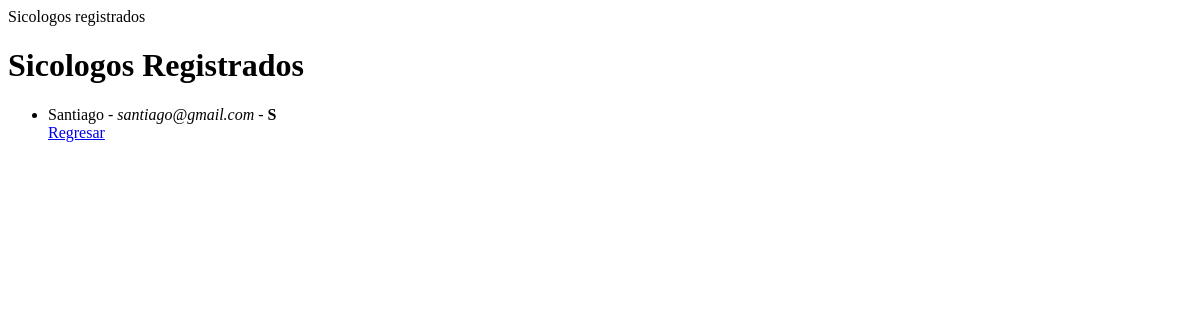
The app's page /visualizarsicologo/ (signed in), older data.
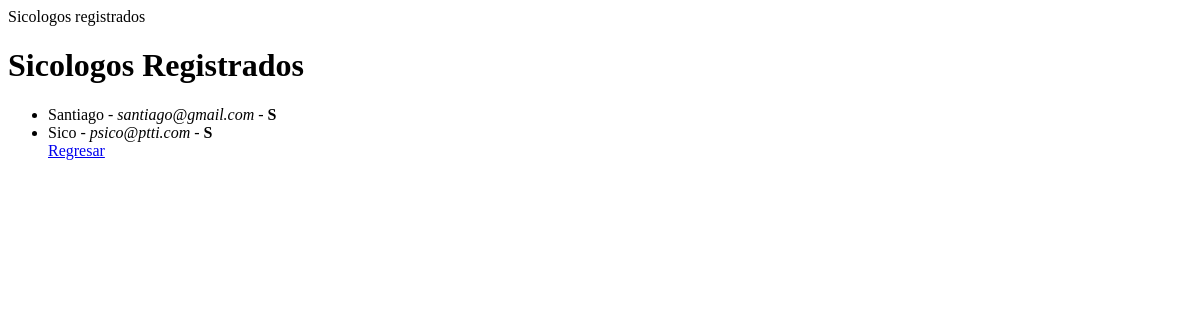
The same page, newer data.
### ptti/models.py (models this page shows)
class Usuario(AbstractUser):
	class Meta:
		db_table = 'auth_user'
	TIPO_USUARIO = (
		("A", "Administrador"),
		("S", "Sicologo"),
		("E", "Estudiante"),
	)
	TIPO_DE_DOCUMENTO = (
		("C.C", "Cedula de ciudadania"),
		("T.I", "Tarjeta de identidad"),
	)
	TIPO_DE_GENERO = (
		("M", "Masculino"),
		("F", "Femenino")
	)
	tipo_usuario = models.CharField(max_length=15, choices=TIPO_USUARIO)
	tipo_genero = models.CharField(max_length=10, choices=TIPO_DE_GENERO)
	tipo_documento = models.CharField(max_length=20, choices=TIPO_DE_DOCUMENTO)
	documento = models.CharField(max_length=10)
	direccion = models.CharField(max_length=20)
	telefono = models.CharField(max_length = 12)
	fecha_nacimiento = models.DateField(null=True, blank=True)

class Sicologo(Usuario):
	class Meta:
		verbose_name = "Sicologo"

class Usuario(AbstractUser):
	class Meta:
		db_table = 'auth_user'
	TIPO_USUARIO = (
		("A", "Administrador"),
		("S", "Sicologo"),
		("E", "Estudiante"),
	)
	TIPO_DE_DOCUMENTO = (
		("C.C", "Cedula de ciudadania"),
		("T.I", "Tarjeta de identidad"),
	)
	TIPO_DE_GENERO = (
		("M", "Masculino"),
		("F", "Femenino")
	)
	tipo_usuario = models.CharField(max_length=15, choices=TIPO_USUARIO)
	tipo_genero = models.CharField(max_length=10, choices=TIPO_DE_GENERO)
	tipo_documento = models.CharField(max_length=20, choices=TIPO_DE_DOCUMENTO)
	documento = models.CharField(max_length=10)
	direccion = models.CharField(max_length=20)
	telefono = models.CharField(max_length = 12)
	fecha_nacimiento = models.DateField(null=True, blank=True)

### ptti/views.py (the view)
# urls.py: url(r'^visualizarsicologo/$', visualizar_sicologo, name="visualizar_estudiante"),
@login_required(login_url='/login/')
def visualizar_sicologo(request):
    usuarios = Sicologo.objects.all()
    return render(request,'visualizar_sicologo.html',{'usuarios':usuarios})

### templates/visualizar_sicologo.html (shortened to what this page needs)
{% block encabezado %}
  <h1>Sicologos Registrados</h1>
<ul>
	{% for dato in usuarios %}
  	<li>{{dato.username|capfirst}} - <em>{{dato.email}}</em> - <b>{{dato.tipo_usuario}}</b></li>
  	{% empty %}
  	<li>No hay usuarios registrados, aún.</li>
	{% endfor %}
	<a href="javascript:history.go(-1)">Regresar</a>
</ul>
{% endblock %}

Row changes from the older to the newer data that the page shows:
added Sicologo: username "Sico", email "psico@ptti.com", tipo_usuario "S"
